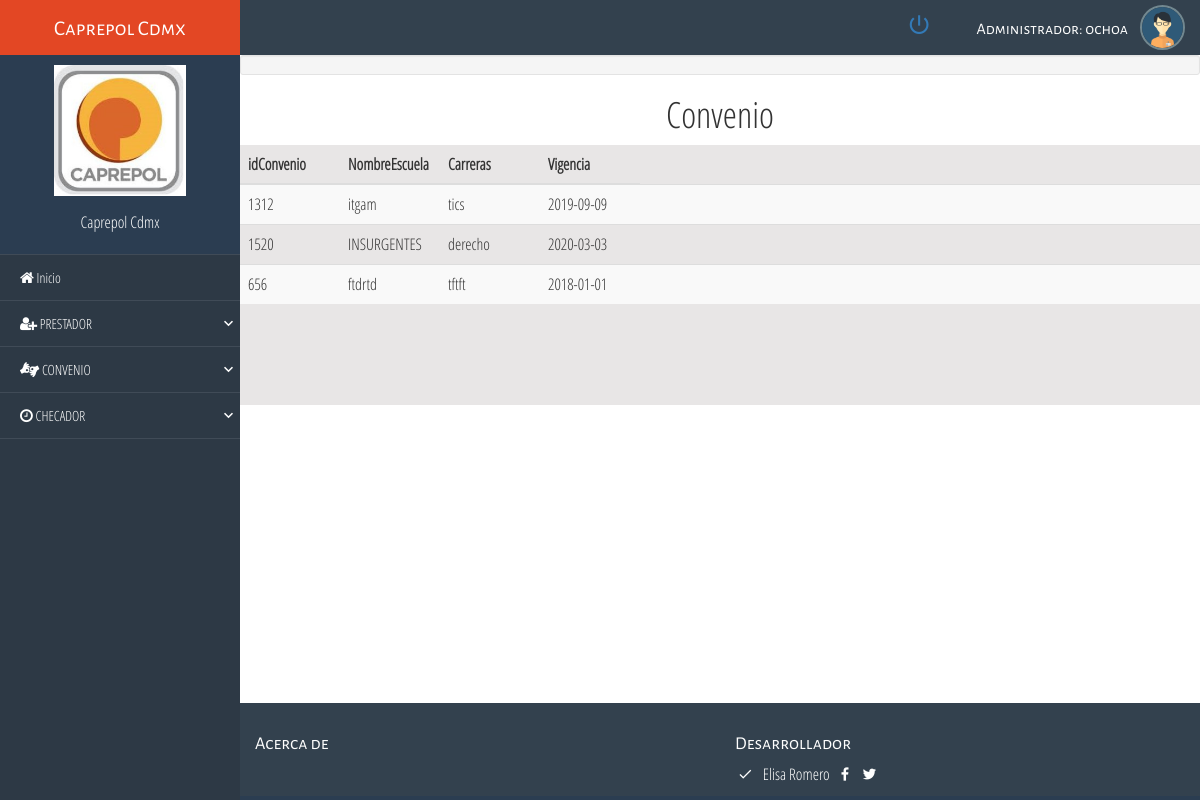
The page /index.php (signed in) on the database its author committed.
### tables this page shows
CREATE TABLE `convenio` (
  `idConvenio` varchar(100) NOT NULL,
  `NombreEscuela` varchar(100) NOT NULL,
  `Carreras` varchar(100) NOT NULL,
  `Vigencia` date NOT NULL
);

### Controller/convenio.controller.php (called while the page is built, shortened)
<?php
require_once 'model/convenio.php';
class convenioController{
    public function __CONSTRUCT(){
        $this->model = new convenio();
    }
    public function Index(){
        require_once 'view/header.php';
        require_once 'view/navegador.php';
        require_once 'view/cabecera.php';
        require_once 'view/convenio/convenio.php';
        require_once 'view/footer.php';
    }
}

### Model/database.php (called while the page is built)
<?php
class Database
{
    public static function Conectar()
    {
        $pdo = new PDO('mysql:host=localhost;dbname=caprepol;charset=utf8', 'root', '');
        $pdo->setAttribute(pdo::ATTR_ERRMODE, pdo::ERRMODE_EXCEPTION);
        return $pdo;
    }
}

### Model/convenio.php (called while the page is built, shortened)
<?php
class convenio
{
	private $pdo;
	public function __CONSTRUCT()
	{
		try
		{
			$this->pdo = Database::Conectar();
		}
		catch(Exception $e)
		{
			die($e->getMessage());
		}
	}
	public function Listar()
	{
		try
		{
			$stm = $this->pdo->prepare("SELECT * FROM convenio");
			$stm->execute();
			return $stm->fetchAll(PDO::FETCH_OBJ);
		}
		catch(Exception $e)
		{
			die($e->getMessage());
		}
	}
}

### View/convenio/convenio.php (the view, shortened to what this page needs)
<div class="well well-sm text-left">
</div>
<center><h1>Convenio</center></h1>
<div style="
    background: #E8E6E6;
    width: 100%;
    height: 260px;
    overflow: scroll;"
>
<table class="table table-striped">
    <thead>
        <tr>
            <th style="width:100px;">idConvenio</th>
            <th style="width:100px;">NombreEscuela</th>
            <th style="width:100px;">Carreras</th>
            <th style="width:100px;">Vigencia</th>
        </tr>
    </thead>
    <tbody>
    <?php foreach($this->model->Listar() as $r): ?>
        <tr>
            <td><?php echo $r->idConvenio; ?></td>
            <td><?php echo $r->NombreEscuela; ?></td>
            <td><?php echo $r->Carreras; ?></td>
            <td><?php echo $r->Vigencia; ?></td>
            <td>
            </td>
            <td>
            </td>
        </tr>
    <?php endforeach; ?>
    </tbody>
</table>
</div>
<br><br><br><br><br><br><br><br>
<br><br>

### css/style.css (style rules this page uses)
html, body { height: 100%; margin: 0; padding: 0; width: 100%; font-size: 16px; font-family: "Parrafos" !important; background-color: #fff; }

### rows shown on the page
convenio: idConvenio "1312", NombreEscuela "itgam", Carreras "tics", Vigencia "2019-09-09"
convenio: idConvenio "1520", NombreEscuela "INSURGENTES", Carreras "derecho", Vigencia "2020-03-03"
convenio: idConvenio "656", NombreEscuela "ftdrtd", Carreras "tftft", Vigencia "2018-01-01"

### other values the page prints
$usuario "Administrador"
$nombre_usuario "ochoa"
